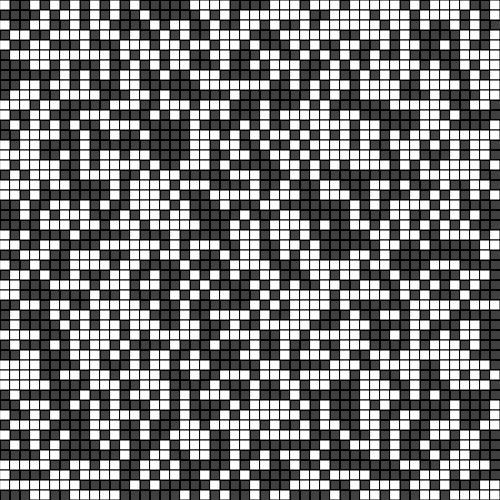
Frame 1 (no input)
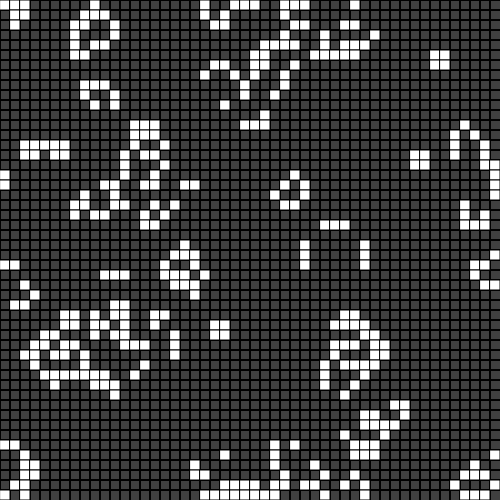
Frame 60 (no input)
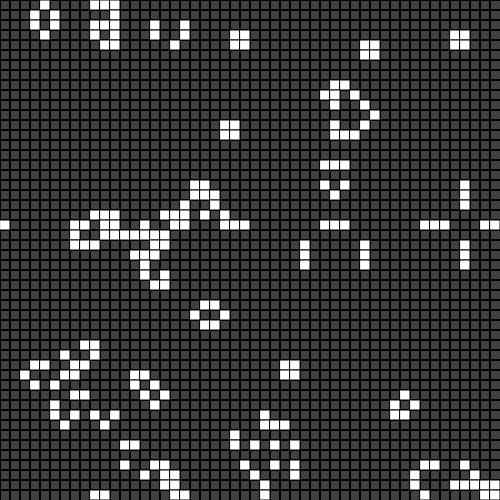
Frame 120 (the mouse pressed at the canvas centre since frame 60)

The p5.js sketch that drew these frames (run headless with seeded random() and noise() and a simulated clock; from frame 60 on, the mouse is pressed at the canvas centre):

// p5.js sketch
// ── sketch.js
let gridScale = 10;
let pointsOnGrid;

let xlen;
let ylen;

let btClear;
let btFill;
let slSpeed;

function create2DArray (x, y){
	let array = new Array(x);
	for(let i = 0; i < array.length; i++)
		array[i] = new Array(y);
	return array;
}

function clearGrid(){
	for(let i = 0; i < xlen; i++)
		for(let j = 0; j < ylen; j++)
			pointsOnGrid[i][j] = 0;
}

function fillGrid(){
	for(let i = 0; i < xlen; i++)
		for(let j = 0; j < ylen; j++)
			pointsOnGrid[i][j] = floor(random(2));
}

function setup (){
	createCanvas(500,500);
	frameRate(60);
	background(64);

	xlen = width/gridScale;
	ylen = height/gridScale;
	pointsOnGrid = create2DArray(xlen, ylen);

	createP('Click on the grid to populate/unpopulate a cell');
	btClear = createButton('Clear Grid');
	btClear.mousePressed(clearGrid);

	btFill = createButton('Random Grid');
	btFill.mousePressed(fillGrid);

	createP('Speed\n');
	slSpeed = createSlider(1, 60, 30, 1);

	fillGrid();

}

function draw(){
	background(64);
	frameRate(slSpeed.value());
	drawGrid();
	
	// Draw populated cells
	for(let i = 0; i < xlen; i++){
		for(let j = 0; j < ylen; j++){
			if(pointsOnGrid[i][j] == 1)
				rect(i*gridScale, j*gridScale, gridScale, gridScale)
		}
	}

	pointsOnGrid = calcNextGrid();
}

function mouseClicked(){
	let xpos = parseInt(mouseX/gridScale);
	let ypos = parseInt(mouseY/gridScale);
	if(pointsOnGrid[xpos][ypos] == 1)
		pointsOnGrid[xpos][ypos] = 0;
	else
		pointsOnGrid[xpos][ypos] = 1;
}

function drawGrid(){
	for(let i = 0; i < width; i += gridScale){
		for(let j = 0; j < height; j += gridScale){
			line(i, 0, i, height);
			line(0, j, width, j);
		}
	}
}

function checkNeighbors(xpos, ypos){
	let n = 0;
	for(let i = -1; i < 2; i++){
		for(let j = -1; j < 2; j++){
			let x = (xpos + i + xlen) % xlen;
			let y = (ypos + j + ylen) % ylen;
			n += pointsOnGrid[x][y];
		}
	}
	n -= pointsOnGrid[xpos][ypos];
	return n;
}

function calcNextGrid(){
	let nextGrid = create2DArray(xlen, ylen);
	for(let i = 0; i < xlen; i++){
		for(let j = 0; j < ylen; j++){
			let state = pointsOnGrid[i][j];
			// 0 = empty 	// 1 = populated
			let neighbors = checkNeighbors(i,j);

			if(state == 0 &&  neighbors == 3)
				nextGrid[i][j] = 1;
			else if(state == 1 && (neighbors <= 1 || neighbors >= 4))
				nextGrid[i][j] = 0;
			else
				nextGrid[i][j] = state;

		}
	}
	return nextGrid;
}
